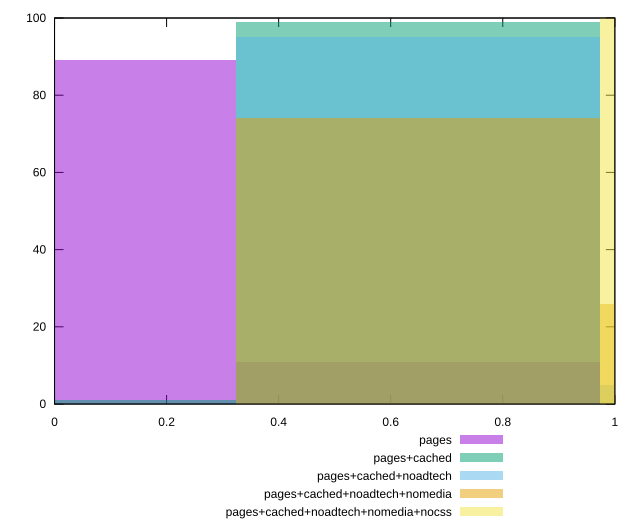

Generate this figure with gnuplot:
reset

$pages <<EOF
0 89
0.6494779056246374 11
EOF

$pagesCached <<EOF
0 1
0.6494779056246374 99
EOF

$pagesCachedNoadtech <<EOF
0.6494779056246374 95
1.2989558112492747 5
EOF

$pagesCachedNoadtechNomedia <<EOF
1.2989558112492747 26
0.6494779056246374 74
EOF

$pagesCachedNoadtechNomediaNocss <<EOF
1.2989558112492747 100
EOF

set key outside below
set boxwidth 0.6494779056246374
set xrange [0:1]
set yrange [0:100]
set trange [0:100]
set style fill transparent solid 0.5 noborder
set terminal svg size 640, 530 enhanced background rgb 'white'
set output "report_00020_2021-02-19T21:17:38.612Z2/speed-index/comparison/histogram/all_score.svg"

plot $pages title "pages" with boxes, \
     $pagesCached title "pages+cached" with boxes, \
     $pagesCachedNoadtech title "pages+cached+noadtech" with boxes, \
     $pagesCachedNoadtechNomedia title "pages+cached+noadtech+nomedia" with boxes, \
     $pagesCachedNoadtechNomediaNocss title "pages+cached+noadtech+nomedia+nocss" with boxes

reset
